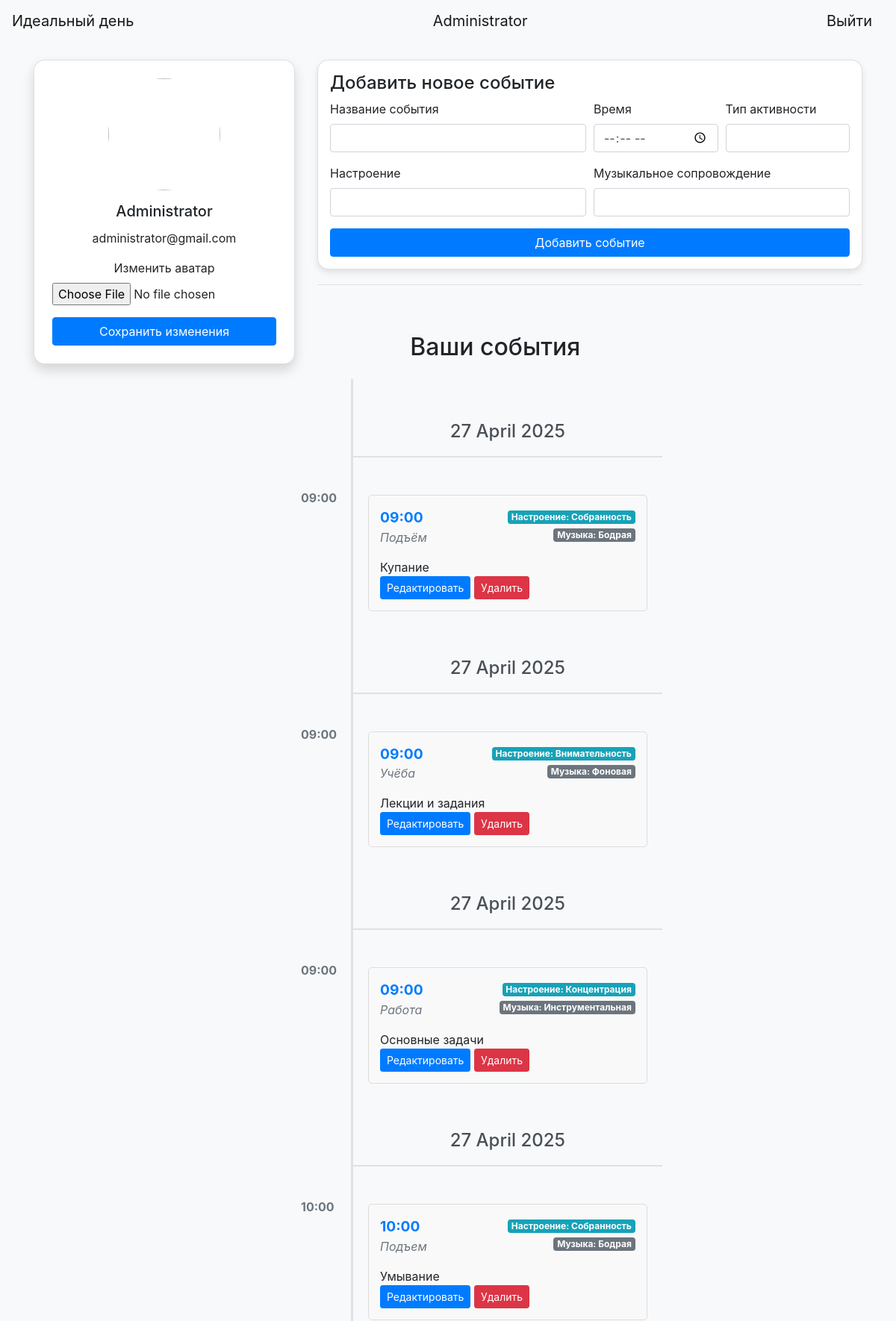
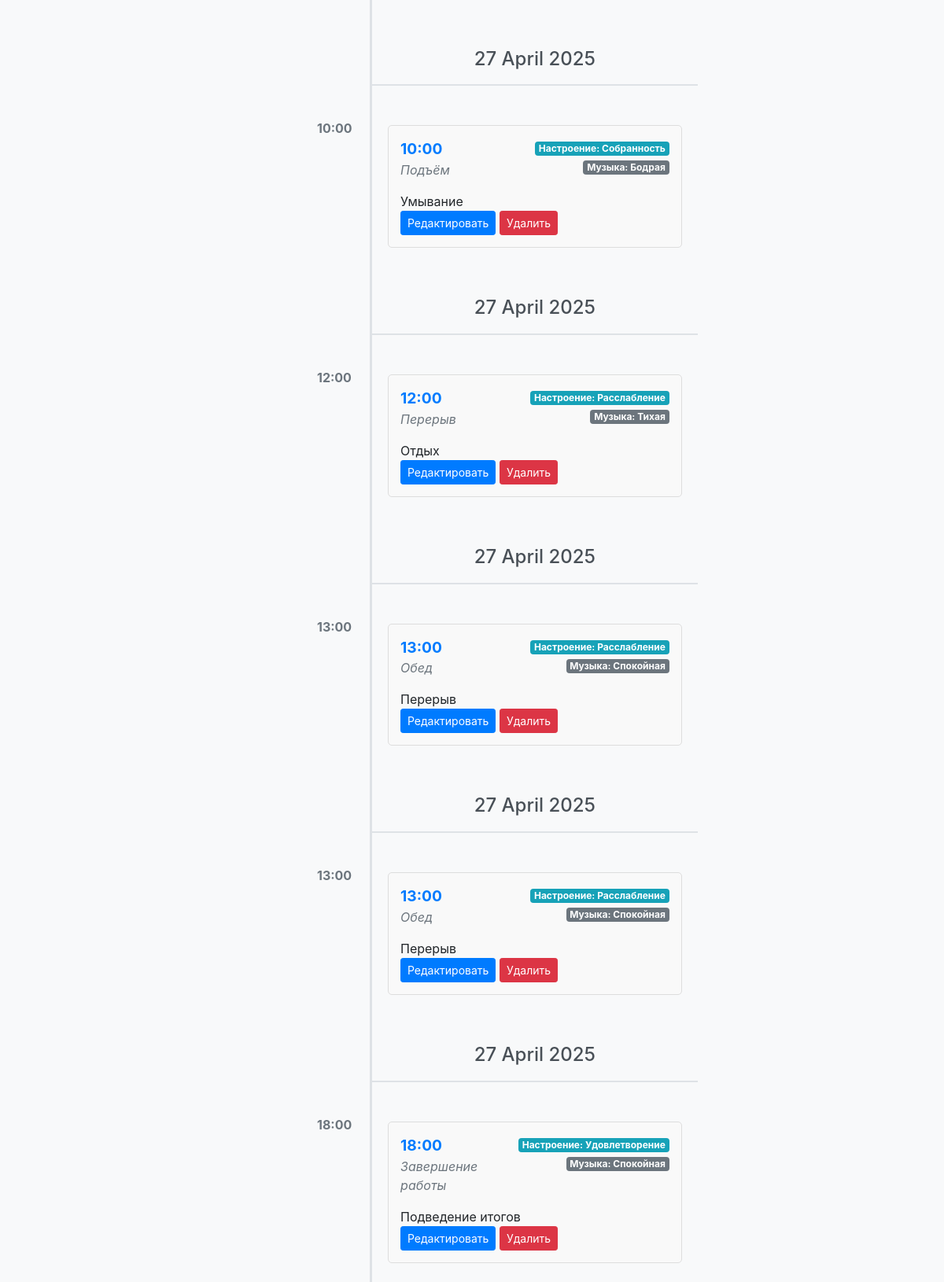
/account (signed in, upper part), run on the app's committed database (2 pictures, top to bottom).
### data/users.py (models this page shows, shortened)
class User(SqlAlchemyBase, UserMixin, SerializerMixin):
    __tablename__ = 'users'
    id = sqlalchemy.Column(sqlalchemy.Integer, primary_key=True, autoincrement=True)
    email = sqlalchemy.Column(sqlalchemy.String, index=True, unique=True, nullable=True)
    name = sqlalchemy.Column(sqlalchemy.String, nullable=True)
    hashed_password = sqlalchemy.Column(sqlalchemy.String, nullable=True)
    avatar = sqlalchemy.Column(sqlalchemy.String, nullable=True)
    events = orm.relationship('Events', back_populates='user')

### data/events.py (models this page shows)
class Events(SqlAlchemyBase, SerializerMixin):
    __tablename__ = 'events'
    id = sqlalchemy.Column(sqlalchemy.Integer, primary_key=True, autoincrement=True)
    title = sqlalchemy.Column(sqlalchemy.String, nullable=True)
    time = sqlalchemy.Column(sqlalchemy.DateTime, nullable=False)
    activity_type = sqlalchemy.Column(sqlalchemy.String, nullable=True)
    mood = sqlalchemy.Column(sqlalchemy.String, nullable=True)
    music = sqlalchemy.Column(sqlalchemy.String, nullable=True)
    user_id = sqlalchemy.Column(sqlalchemy.Integer, sqlalchemy.ForeignKey("users.id"))
    user = orm.relationship('User')

### index.py (the view, shortened to what this page needs)
@app.route('/account', methods=['GET', 'POST'])
@login_required
def account():
    db_sess = db_session.create_session()
    if current_user.is_authenticated:
        if current_user.id != 1:
            events = db_sess.query(Events).filter(Events.user_id == current_user.id).order_by(Events.time).all()
        else:
            events = db_sess.query(Events).order_by(Events.time).all()
        for event in events:
            event.formatted_date = event.time.strftime('%d %B %Y')
        return render_template('account.html', user=current_user, events=events, title='Профиль')
    else:
        abort(400)

### data/db_session.py (called while the page is built)
def create_session() -> Session:
    global __factory
    return __factory()

### index.py (called while the page is built)
@login_manager.user_loader
def load_user(user_id):
    db_sess = db_session.create_session()
    return db_sess.query(User).get(user_id)

### templates/account.html (shortened to what this page needs)
{% extends "base.html" %}
{% block content %}
{% if current_user.is_authenticated %}
<div class="row">
<div class="col-md-4">
    <div class="card card-custom p-4 text-center shadow">
    <div class="mb-3">
        {% if current_user.avatar %}
            <img src="{{ url_for('static', filename='avatars/' + current_user.avatar) }}" class="rounded-circle" width="150" height="150">
        {% else %}
            <img src="{{ url_for('static', filename='avatars/default.png') }}" class="rounded-circle" width="150" height="150">
        {% endif %}
    </div>
    <h5 class="card-title">{{ current_user.name }}</h5>
    <p class="card-text">{{ current_user.email }}</p>
    <form method="post" enctype="multipart/form-data">
        <div class="form-group">
            <label for="avatar">Изменить аватар</label>
            <input type="file" class="form-control-file mb-2" id="avatar" name="avatar">
        </div>
        <button type="submit" class="btn btn-primary btn-block">Сохранить изменения</button>
    </form>
</div>
</div>
<div class="col-md-8">
<div class="card card-custom p-3">
  <h4>Добавить новое событие</h4>
  <form method="post" action="/account/event/add">
    <div class="form-row">
      <div class="form-group col-md-6">
        <label for="title">Название события</label>
        <input type="text" class="form-control" id="title" name="title">
      </div>
      <div class="form-group col-md-3">
        <label for="time">Время</label>
        <input type="time" class="form-control" id="time" name="time">
      </div>
      <div class="form-group col-md-3">
        <label for="activity_type">Тип активности</label>
        <input type="text" class="form-control" id="activity_type" name="activity_type">
      </div>
    </div>
    <div class="form-row">
      <div class="form-group col-md-6">
        <label for="mood">Настроение</label>
        <input type="text" class="form-control" id="mood" name="mood">
      </div>
      <div class="form-group col-md-6">
        <label for="music">Музыкальное сопровождение</label>
        <input type="text" class="form-control" id="music" name="music">
      </div>
    </div>
    <button type="submit" class="btn btn-primary btn-block">Добавить событие</button>
  </form>
</div>
<hr>
<div class="row">
  <div class="col-md-8 mb-8">
    <div class="container mt-5">
        <h2 class="mb-4 text-center">Ваши события</h2>
        {% if events %}
            <div class="timeline">
                {% set current_day = None %}
                {% for event in events %}
                    {% if current_day != event.formatted_date %}
                        <div class="timeline-day">
                            <h4>{{ event.formatted_date }}</h4>
                        </div>
                        {% set current_day = event.formatted_date %}
                    {% endif %}
                    <div class="timeline-item">
                        <div class="timeline-time">{{ event.time.strftime('%H:%M') }}</div>
                        <div class="card-body">
                            <div class="event">
                                <div class="d-flex justify-content-between">
                                    <div>
                                        <div class="event-time">{{ event.time.strftime('%H:%M') }}</div>
                                        <div class="event-type">{{ event.title }}</div>
                                    </div>
                                    <div class="text-right">
                                        <span class="badge badge-info">Настроение: {{ event.mood }}</span><br>
                                        <span class="badge badge-secondary">Музыка: {{ event.music }}</span>
                                    </div>
                                </div>
                                <p class="mt-3 mb-0">{{ event.activity_type }}</p>
                                <a type="button" class="btn btn-primary btn-sm" href="/events/{{ event.id }}">
                                    Редактировать
                                </a>
                                <a type="button" class="btn btn-danger btn-sm" href="/events_delete/{{ event.id }}">
                                    Удалить
                                </a>
                            </div>
                        </div>
                    </div>
                {% endfor %}
            </div>
        {% else %}
            <p>У вас пока нет событий. Добавьте их в профиле!</p>
        {% endif %}
    </div>
  </div>
</div>
</div>
{% else %}
    <div class="alert alert-warning" role="alert">
        Войдите в аккаунт, чтобы увидеть свои события!
    </div>
{% endif %}
{% endblock %}

### templates/base.html (shortened to what this page needs)
<!doctype html>
<html lang="en">
<head>
    <link rel="stylesheet"
          href="https://stackpath.bootstrapcdn.com/bootstrap/4.4.1/css/bootstrap.min.css"
>
    <link rel="stylesheet" type="text/css" href="../static/css/style.css" />
</head>
<body>
<header>
<nav class="navbar navbar-light bg-light">
    <a class="navbar-brand" href="/">Идеальный день</a>
    {% if current_user.is_authenticated %}
      <a class="navbar-brand" href="/account">{{ current_user.name }}</a>
      <a class="navbar-brand" href="/logout">Выйти</a>
    {% else %}
      <p class="mb-0">
        <a class="btn btn-primary" href="/register">Зарегистрироваться</a>
        <a class="btn btn-success" href="/login">Войти</a>
      </p>
    {% endif %}
</nav>
</header>
<main role="main" class="container py-4">
    {% block content %}{% endblock %}
</main>
</body>
</html>

### static/css/style.css (style rules this page uses)
body { background-color: #f8f9fa; }
.card-custom { border-radius: 15px; box-shadow: 0 4px 8px rgba(0,0,0,0.1); margin-bottom: 20px; }
.event-time { font-weight: bold; font-size: 1.2rem; color: #007bff; }
.event-type { font-style: italic; color: #6c757d; }
.event { border: 1px solid #ddd; padding: 15px; border-radius: 5px; background-color: #f9f9f9; }
.timeline { position: relative; padding: 1rem 0; margin-left: 30px; border-left: 3px solid #dee2e6; }
.timeline-item { position: relative; margin-bottom: 2rem; }
.timeline-time { position: absolute; left: -70px; top: 12px; font-weight: bold; color: #6c757d; }
.timeline-day { margin-top: 30px; margin-bottom: 30px; padding: 10px 0; text-align: center; font-size: 1.5rem; font-weight: bold; color: #495057; border-bottom: 2px solid #dee2e6; }

### data on the page
User: name "Administrator", email "administrator@gmail.com"
Events: formatted_date "27 April 2025", time "09:00", title "Подъём", mood "Собранность", music "Бодрая", activity_type "Купание"
Events: formatted_date "27 April 2025", time "09:00", title "Учёба", mood "Внимательность", music "Фоновая", activity_type "Лекции и задания"
Events: formatted_date "27 April 2025", time "09:00", title "Работа", mood "Концентрация", music "Инструментальная", activity_type "Основные задачи"
Events: formatted_date "27 April 2025", time "10:00", title "Подъем", mood "Собранность", music "Бодрая", activity_type "Умывание"
Events: formatted_date "27 April 2025", time "10:00", title "Подъём", mood "Собранность", music "Бодрая", activity_type "Умывание"
Events: formatted_date "27 April 2025", time "12:00", title "Перерыв", mood "Расслабление", music "Тихая", activity_type "Отдых"
Events: formatted_date "27 April 2025", time "13:00", title "Обед", mood "Расслабление", music "Спокойная", activity_type "Перерыв"
Events: formatted_date "27 April 2025", time "13:00", title "Обед", mood "Расслабление", music "Спокойная", activity_type "Перерыв"
Events: formatted_date "27 April 2025", time "18:00", title "Завершение работы", mood "Удовлетворение", music "Спокойная", activity_type "Подведение итогов"
